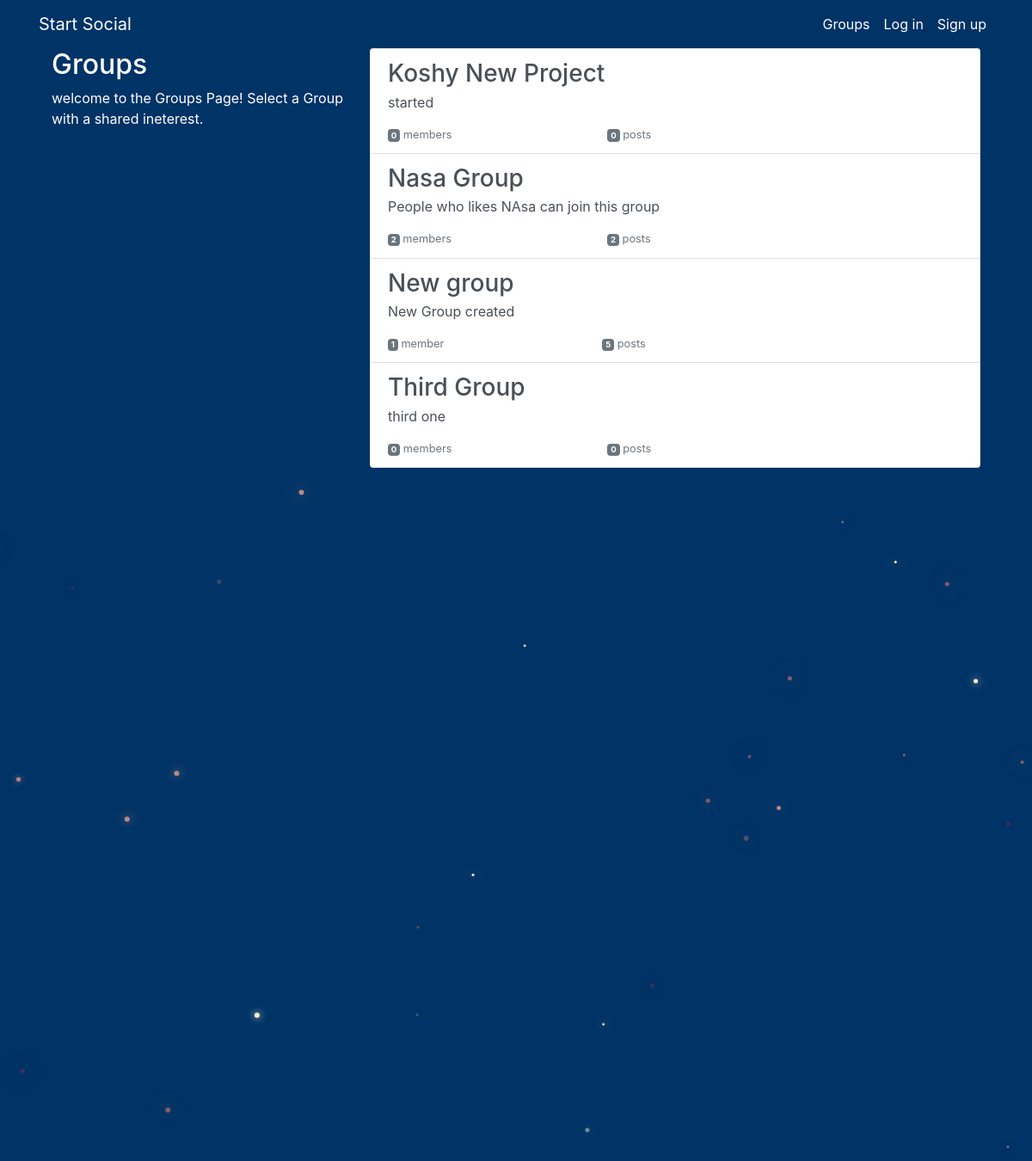
The app's page /groups/ with its own data.
### groups/models.py (models this page shows, shortened)
class Group(models.Model):
    name = models.CharField(max_length=255, unique=True)
    slug = models.SlugField(allow_unicode=True, unique=True)
    description = models.TextField(default='', blank=True)
    description_html = models.TextField(editable=False, default='', blank=True)
    members = models.ManyToManyField(User,through='GroupMember')
    class Meta:
        ordering = ['name']

### groups/views.py (the view)
# urls.py: path('',views.ListGroups.as_view(),name="list_all"),
class ListGroups(generic.ListView):
    model = Group

### groups/templates/groups/group_list.html (shortened to what this page needs)
{% extends "groups/group_base.html" %}
{% load bootstrap4 %}
{% block pregroup %}
	<div class="col-md-4">
		<div class="content">
			<h2>Groups</h2>
			<p>welcome to the Groups Page! Select a Group with a shared ineterest.<p>
		</div>
	</div>
{% endblock %}
{% block group_content %}
 <div class="col-md-8">
	 {% for group in group_list %}
 	<a href="{% url 'groups:group_detail' slug=group.slug %}" class="list-group-item list-group-item-action flex-column 	align-items-start">
	<h3 class="mb-1">{{ group.name }}</h3>
	<p class="mb-1">{{ group.description_html|safe }}</p>
	<div class="d-flex w-40 justify-content-between">
	<small class="text-muted"><span class="badge badge-secondary">{{ group.members.count }}</span>
		member{{ group.members.count|pluralize }}</small>
	<small class="text-muted"><span class="badge badge-secondary">{{ group.posts.count }}</span>
		post{{ group.posts.count|pluralize }}</small>
</div>
	</a>
	{% endfor %}
</div>
{% endblock %}

### static/simplesocial/css/master.css (style rules this page uses)
body { margin: 0; overflow: hidden; background-color: #003366; color:white; }
span { font-size:16px; }
a { color:white; }

### records on screen
Group: name "Koshy New Project", description_html "started", members.count "0", posts.count "0"
Group: name "Nasa Group", description_html "People who likes NAsa can join this group", members.count "2", posts.count "2"
Group: name "New group", description_html "New Group created", members.count "1", posts.count "5"
Group: name "Third Group", description_html "third one", members.count "0", posts.count "0"
